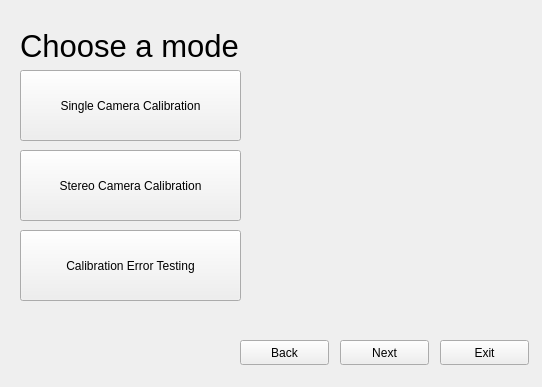
<?xml version="1.0" encoding="UTF-8"?>
<ui version="4.0">
 <class>CameraCalibrator</class>
 <widget class="QWidget" name="CameraCalibrator">
  <property name="geometry">
   <rect>
    <x>0</x>
    <y>0</y>
    <width>542</width>
    <height>387</height>
   </rect>
  </property>
  <property name="windowTitle">
   <string>CameraCalibrator</string>
  </property>
  <widget class="QPushButton" name="Exit_button">
   <property name="geometry">
    <rect>
     <x>440</x>
     <y>340</y>
     <width>89</width>
     <height>25</height>
    </rect>
   </property>
   <property name="text">
    <string>Exit</string>
   </property>
  </widget>
  <widget class="QPushButton" name="Next_button">
   <property name="geometry">
    <rect>
     <x>340</x>
     <y>340</y>
     <width>89</width>
     <height>25</height>
    </rect>
   </property>
   <property name="text">
    <string>Next</string>
   </property>
  </widget>
  <widget class="QPushButton" name="Back_button">
   <property name="geometry">
    <rect>
     <x>240</x>
     <y>340</y>
     <width>89</width>
     <height>25</height>
    </rect>
   </property>
   <property name="text">
    <string>Back</string>
   </property>
  </widget>
  <widget class="QStackedWidget" name="stackedWidget">
   <property name="geometry">
    <rect>
     <x>10</x>
     <y>10</y>
     <width>511</width>
     <height>311</height>
    </rect>
   </property>
   <widget class="QWidget" name="page">
    <widget class="QLabel" name="ModeInfo_label">
     <property name="geometry">
      <rect>
       <x>10</x>
       <y>10</y>
       <width>221</width>
       <height>51</height>
      </rect>
     </property>
     <property name="font">
      <font>
       <pointsize>23</pointsize>
      </font>
     </property>
     <property name="text">
      <string>Choose a mode</string>
     </property>
    </widget>
    <widget class="QPushButton" name="SingleCalib_button">
     <property name="geometry">
      <rect>
       <x>10</x>
       <y>60</y>
       <width>221</width>
       <height>71</height>
      </rect>
     </property>
     <property name="text">
      <string>Single Camera Calibration</string>
     </property>
    </widget>
    <widget class="QPushButton" name="StereoCalib_button">
     <property name="geometry">
      <rect>
       <x>10</x>
       <y>140</y>
       <width>221</width>
       <height>71</height>
      </rect>
     </property>
     <property name="text">
      <string>Stereo Camera Calibration</string>
     </property>
    </widget>
    <widget class="QPushButton" name="CalibErrorTesting_button">
     <property name="geometry">
      <rect>
       <x>10</x>
       <y>220</y>
       <width>221</width>
       <height>71</height>
      </rect>
     </property>
     <property name="text">
      <string>Calibration Error Testing</string>
     </property>
    </widget>
    <widget class="QLabel" name="Logo_label">
     <property name="geometry">
      <rect>
       <x>250</x>
       <y>40</y>
       <width>241</width>
       <height>251</height>
      </rect>
     </property>
     <property name="text">
      <string/>
     </property>
     <property name="pixmap">
      <pixmap resource="../resource.qrc">:/res/logo.jpg</pixmap>
     </property>
     <property name="scaledContents">
      <bool>true</bool>
     </property>
    </widget>
   </widget>
   <widget class="QWidget" name="page_2"/>
  </widget>
 </widget>
 <layoutdefault spacing="6" margin="11"/>
 <resources>
  <include location="../resource.qrc"/>
 </resources>
 <connections/>
</ui>
